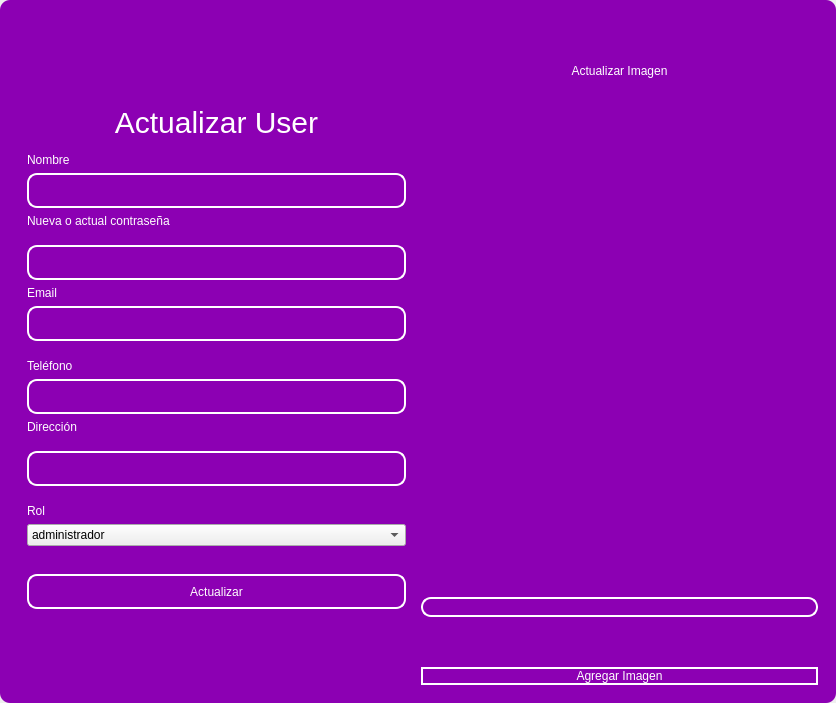
<?xml version="1.0" encoding="UTF-8"?>
<ui version="4.0">
 <class>MainWindow</class>
 <widget class="QMainWindow" name="MainWindow">
  <property name="geometry">
   <rect>
    <x>0</x>
    <y>0</y>
    <width>836</width>
    <height>703</height>
   </rect>
  </property>
  <property name="windowTitle">
   <string>MainWindow</string>
  </property>
  <property name="styleSheet">
   <string notr="true"/>
  </property>
  <widget class="QWidget" name="centralwidget">
   <property name="styleSheet">
    <string notr="true"/>
   </property>
   <layout class="QVBoxLayout" name="verticalLayout">
    <property name="spacing">
     <number>0</number>
    </property>
    <property name="leftMargin">
     <number>0</number>
    </property>
    <property name="topMargin">
     <number>0</number>
    </property>
    <property name="rightMargin">
     <number>0</number>
    </property>
    <property name="bottomMargin">
     <number>0</number>
    </property>
    <item>
     <widget class="QFrame" name="frame">
      <property name="enabled">
       <bool>true</bool>
      </property>
      <property name="styleSheet">
       <string notr="true">QFrame {
	border-radius:10px;
	background-color: rgb(140, 0, 179);
 }
</string>
      </property>
      <property name="frameShape">
       <enum>QFrame::StyledPanel</enum>
      </property>
      <property name="frameShadow">
       <enum>QFrame::Raised</enum>
      </property>
      <layout class="QVBoxLayout" name="verticalLayout_2">
       <item>
        <widget class="QFrame" name="frame_superior">
         <property name="minimumSize">
          <size>
           <width>0</width>
           <height>40</height>
          </size>
         </property>
         <property name="maximumSize">
          <size>
           <width>16777215</width>
           <height>40</height>
          </size>
         </property>
         <property name="styleSheet">
          <string notr="true">QPushButton{
border-radius:18px;
}

QPushButton:hover{
	background-color: rgb(0, 0, 0);
}
</string>
         </property>
         <property name="frameShape">
          <enum>QFrame::StyledPanel</enum>
         </property>
         <property name="frameShadow">
          <enum>QFrame::Raised</enum>
         </property>
         <layout class="QHBoxLayout" name="horizontalLayout_3">
          <property name="spacing">
           <number>4</number>
          </property>
          <property name="leftMargin">
           <number>0</number>
          </property>
          <property name="topMargin">
           <number>0</number>
          </property>
          <property name="rightMargin">
           <number>0</number>
          </property>
          <property name="bottomMargin">
           <number>0</number>
          </property>
          <item>
           <widget class="QPushButton" name="btn_icon">
            <property name="text">
             <string/>
            </property>
            <property name="iconSize">
             <size>
              <width>40</width>
              <height>40</height>
             </size>
            </property>
           </widget>
          </item>
          <item>
           <spacer name="horizontalSpacer_2">
            <property name="orientation">
             <enum>Qt::Horizontal</enum>
            </property>
            <property name="sizeHint" stdset="0">
             <size>
              <width>443</width>
              <height>20</height>
             </size>
            </property>
           </spacer>
          </item>
          <item>
           <widget class="QPushButton" name="bt_minimizar">
            <property name="minimumSize">
             <size>
              <width>38</width>
              <height>38</height>
             </size>
            </property>
            <property name="maximumSize">
             <size>
              <width>38</width>
              <height>38</height>
             </size>
            </property>
            <property name="cursor">
             <cursorShape>PointingHandCursor</cursorShape>
            </property>
            <property name="text">
             <string/>
            </property>
            <property name="icon">
             <iconset>
              <normaloff>image/minus.svg</normaloff>image/minus.svg</iconset>
            </property>
            <property name="iconSize">
             <size>
              <width>38</width>
              <height>38</height>
             </size>
            </property>
           </widget>
          </item>
          <item>
           <widget class="QPushButton" name="bt_maximizar">
            <property name="minimumSize">
             <size>
              <width>38</width>
              <height>38</height>
             </size>
            </property>
            <property name="maximumSize">
             <size>
              <width>38</width>
              <height>38</height>
             </size>
            </property>
            <property name="cursor">
             <cursorShape>PointingHandCursor</cursorShape>
            </property>
            <property name="text">
             <string/>
            </property>
            <property name="icon">
             <iconset>
              <normaloff>image/chevron-up.svg</normaloff>image/chevron-up.svg</iconset>
            </property>
            <property name="iconSize">
             <size>
              <width>38</width>
              <height>38</height>
             </size>
            </property>
           </widget>
          </item>
          <item>
           <widget class="QPushButton" name="bt_restaurar">
            <property name="minimumSize">
             <size>
              <width>38</width>
              <height>38</height>
             </size>
            </property>
            <property name="maximumSize">
             <size>
              <width>38</width>
              <height>38</height>
             </size>
            </property>
            <property name="cursor">
             <cursorShape>PointingHandCursor</cursorShape>
            </property>
            <property name="text">
             <string/>
            </property>
            <property name="icon">
             <iconset>
              <normaloff>image/chevron-down.svg</normaloff>image/chevron-down.svg</iconset>
            </property>
            <property name="iconSize">
             <size>
              <width>38</width>
              <height>38</height>
             </size>
            </property>
           </widget>
          </item>
          <item>
           <widget class="QPushButton" name="bt_cerrar">
            <property name="minimumSize">
             <size>
              <width>38</width>
              <height>38</height>
             </size>
            </property>
            <property name="maximumSize">
             <size>
              <width>38</width>
              <height>38</height>
             </size>
            </property>
            <property name="cursor">
             <cursorShape>PointingHandCursor</cursorShape>
            </property>
            <property name="text">
             <string/>
            </property>
            <property name="icon">
             <iconset>
              <normaloff>image/x.svg</normaloff>image/x.svg</iconset>
            </property>
            <property name="iconSize">
             <size>
              <width>38</width>
              <height>38</height>
             </size>
            </property>
           </widget>
          </item>
         </layout>
        </widget>
       </item>
       <item>
        <widget class="QFrame" name="frame_3">
         <property name="styleSheet">
          <string notr="true">QLabel {
	color: rgb(255, 255, 254);
	font: 12pt &quot;Arial&quot;;
	background-color: rgba(0, 0, 0,0);
}

QTextEdit{
background-color: rgba(0, 0, 0,0);
border-radius:10px; 
font: 12pt &quot;Arial&quot;;
color: rgb(255, 255, 254);
border: 2px solid  rgb(255, 255, 255);

}

QTextEdit:hover{
background-color: rgba(0, 0, 0,0);
border-radius:10px; 
font: 12pt &quot;Arial&quot;;
border: 2px solid  rgb(120, 0, 171);
}

QTextEdit:focus{
background-color: rgb(0, 0, 0);
border-radius:10px; 
font: 12pt &quot;Arial&quot;;
border: 2px solid rgb(120, 0, 171);
}

QLineEdit{
background-color: rgba(0, 0, 0,0);
border-radius:10px; 
font: 12pt &quot;Arial&quot;;
color: rgb(255, 255, 254);
border: 2px solid  rgb(255, 255, 255);

}

QLineEdit:hover{
background-color: rgba(0, 0, 0,0);
border-radius:10px; 
font: 12pt &quot;Arial&quot;;
border: 2px solid  rgb(120, 0, 171);
}

QLineEdit:focus{
background-color: rgb(0, 0, 0);
border-radius:10px; 
font: 12pt &quot;Arial&quot;;
border: 2px solid rgb(120, 0, 171);
}

QCheckBox{
	font: 12pt &quot;Arial&quot;;
	color: rgb(255, 255, 255);
}

QCheckBox::indicator {
    width: 18px;
    height:18px;
}

QCheckBox::indicator:unchecked {
   background-image: url(image/square.svg);
}

QCheckBox::indicator:checked {
   background-image: url(image/check-square.svg);
}

QPushButton{
border-radius:10px; 
font: 12pt &quot;Arial&quot;;
color: rgb(255, 255, 254);
border: 2px solid #ffffff;
}

QPushButton:hover{
border-radius:10px; 
font: 12pt &quot;Arial&quot;;
color: rgb(255, 255, 255);
border: 2px solid rgb(120, 0, 171);
	background-color: rgb(120, 0, 171);
}
</string>
         </property>
         <property name="frameShape">
          <enum>QFrame::StyledPanel</enum>
         </property>
         <property name="frameShadow">
          <enum>QFrame::Raised</enum>
         </property>
         <layout class="QHBoxLayout" name="horizontalLayout_4">
          <item>
           <layout class="QVBoxLayout" name="verticalLayout_4">
            <item>
             <spacer name="verticalSpacer">
              <property name="orientation">
               <enum>Qt::Vertical</enum>
              </property>
              <property name="sizeHint" stdset="0">
               <size>
                <width>28</width>
                <height>28</height>
               </size>
              </property>
             </spacer>
            </item>
            <item>
             <widget class="QFrame" name="frame_4">
              <property name="maximumSize">
               <size>
                <width>400</width>
                <height>600</height>
               </size>
              </property>
              <property name="styleSheet">
               <string notr="true">QLabel {
	color: rgb(255, 255, 254);
	font: 12pt &quot;Arial&quot;;
	background-color: rgba(0, 0, 0,0);
}


QLineEdit{
background-color: rgba(0, 0, 0,0);
border-radius:10px; 
font: 12pt &quot;Arial&quot;;
color: rgb(255, 255, 254);
border: 2px solid  rgb(255, 255, 255);

}

QLineEdit:hover{
background-color: rgba(0, 0, 0,0);
border-radius:10px; 
font: 12pt &quot;Arial&quot;;
border: 2px solid  rgb(120, 0, 171);
}

QLineEdit:focus{
background-color: rgb(0, 0, 0);
border-radius:10px; 
font: 12pt &quot;Arial&quot;;
border: 2px solid rgb(120, 0, 171);
}

QCheckBox{
	font: 12pt &quot;Arial&quot;;
	color: rgb(255, 255, 255);
}

QCheckBox::indicator {
    width: 18px;
    height:18px;
}

QCheckBox::indicator:unchecked {
   background-image: url(image/square.svg);
}

QCheckBox::indicator:checked {
   background-image: url(image/check-square.svg);
}

QPushButton{
border-radius:10px; 
font: 12pt &quot;Arial&quot;;
color: rgb(255, 255, 254);
border: 2px solid #ffffff;
}

QPushButton:hover{
border-radius:10px; 
font: 12pt &quot;Arial&quot;;
color: rgb(255, 255, 255);
border: 2px solid rgb(120, 0, 171);
	background-color: rgb(120, 0, 171);
}
</string>
              </property>
              <property name="frameShape">
               <enum>QFrame::StyledPanel</enum>
              </property>
              <property name="frameShadow">
               <enum>QFrame::Raised</enum>
              </property>
              <layout class="QVBoxLayout" name="verticalLayout_3">
               <item>
                <spacer name="verticalSpacer_3">
                 <property name="orientation">
                  <enum>Qt::Vertical</enum>
                 </property>
                 <property name="sizeHint" stdset="0">
                  <size>
                   <width>20</width>
                   <height>40</height>
                  </size>
                 </property>
                </spacer>
               </item>
               <item>
                <widget class="QLabel" name="label_3">
                 <property name="minimumSize">
                  <size>
                   <width>100</width>
                   <height>50</height>
                  </size>
                 </property>
                 <property name="styleSheet">
                  <string notr="true">font-size: 30px</string>
                 </property>
                 <property name="text">
                  <string>Actualizar User</string>
                 </property>
                 <property name="alignment">
                  <set>Qt::AlignCenter</set>
                 </property>
                </widget>
               </item>
               <item>
                <widget class="QLabel" name="label_4">
                 <property name="text">
                  <string>Nombre</string>
                 </property>
                </widget>
               </item>
               <item>
                <widget class="QLineEdit" name="nametxt">
                 <property name="minimumSize">
                  <size>
                   <width>0</width>
                   <height>35</height>
                  </size>
                 </property>
                 <property name="text">
                  <string/>
                 </property>
                </widget>
               </item>
               <item>
                <widget class="QLabel" name="label_6">
                 <property name="text">
                  <string>Nueva o actual contraseña</string>
                 </property>
                </widget>
               </item>
               <item>
                <spacer name="verticalSpacer_4">
                 <property name="orientation">
                  <enum>Qt::Vertical</enum>
                 </property>
                 <property name="sizeHint" stdset="0">
                  <size>
                   <width>20</width>
                   <height>40</height>
                  </size>
                 </property>
                </spacer>
               </item>
               <item>
                <widget class="QLineEdit" name="passwordtxt">
                 <property name="minimumSize">
                  <size>
                   <width>0</width>
                   <height>35</height>
                  </size>
                 </property>
                </widget>
               </item>
               <item>
                <widget class="QLabel" name="label_5">
                 <property name="text">
                  <string>Email</string>
                 </property>
                </widget>
               </item>
               <item>
                <widget class="QLineEdit" name="emailtxt">
                 <property name="minimumSize">
                  <size>
                   <width>0</width>
                   <height>35</height>
                  </size>
                 </property>
                 <property name="maximumSize">
                  <size>
                   <width>16777215</width>
                   <height>16777215</height>
                  </size>
                 </property>
                 <property name="echoMode">
                  <enum>QLineEdit::Normal</enum>
                 </property>
                </widget>
               </item>
               <item>
                <spacer name="verticalSpacer_5">
                 <property name="orientation">
                  <enum>Qt::Vertical</enum>
                 </property>
                 <property name="sizeHint" stdset="0">
                  <size>
                   <width>20</width>
                   <height>40</height>
                  </size>
                 </property>
                </spacer>
               </item>
               <item>
                <widget class="QLabel" name="label">
                 <property name="text">
                  <string>Teléfono</string>
                 </property>
                </widget>
               </item>
               <item>
                <widget class="QLineEdit" name="fonotxt">
                 <property name="minimumSize">
                  <size>
                   <width>0</width>
                   <height>35</height>
                  </size>
                 </property>
                </widget>
               </item>
               <item>
                <widget class="QLabel" name="label_2">
                 <property name="text">
                  <string>Dirección</string>
                 </property>
                </widget>
               </item>
               <item>
                <spacer name="verticalSpacer_6">
                 <property name="orientation">
                  <enum>Qt::Vertical</enum>
                 </property>
                 <property name="sizeHint" stdset="0">
                  <size>
                   <width>20</width>
                   <height>40</height>
                  </size>
                 </property>
                </spacer>
               </item>
               <item>
                <widget class="QLineEdit" name="addresstxt">
                 <property name="minimumSize">
                  <size>
                   <width>0</width>
                   <height>35</height>
                  </size>
                 </property>
                </widget>
               </item>
               <item>
                <spacer name="verticalSpacer_10">
                 <property name="orientation">
                  <enum>Qt::Vertical</enum>
                 </property>
                 <property name="sizeHint" stdset="0">
                  <size>
                   <width>20</width>
                   <height>40</height>
                  </size>
                 </property>
                </spacer>
               </item>
               <item>
                <widget class="QLabel" name="label_7">
                 <property name="text">
                  <string>Rol</string>
                 </property>
                </widget>
               </item>
               <item>
                <widget class="QComboBox" name="rolcombobox">
                 <item>
                  <property name="text">
                   <string>administrador</string>
                  </property>
                 </item>
                 <item>
                  <property name="text">
                   <string>standar</string>
                  </property>
                 </item>
                </widget>
               </item>
               <item>
                <spacer name="verticalSpacer_9">
                 <property name="orientation">
                  <enum>Qt::Vertical</enum>
                 </property>
                 <property name="sizeHint" stdset="0">
                  <size>
                   <width>20</width>
                   <height>50</height>
                  </size>
                 </property>
                </spacer>
               </item>
               <item>
                <widget class="QPushButton" name="btn_update">
                 <property name="minimumSize">
                  <size>
                   <width>0</width>
                   <height>35</height>
                  </size>
                 </property>
                 <property name="cursor">
                  <cursorShape>PointingHandCursor</cursorShape>
                 </property>
                 <property name="text">
                  <string>Actualizar</string>
                 </property>
                </widget>
               </item>
               <item>
                <spacer name="verticalSpacer_7">
                 <property name="orientation">
                  <enum>Qt::Vertical</enum>
                 </property>
                 <property name="sizeHint" stdset="0">
                  <size>
                   <width>20</width>
                   <height>40</height>
                  </size>
                 </property>
                </spacer>
               </item>
               <item>
                <layout class="QHBoxLayout" name="horizontalLayout_2"/>
               </item>
               <item>
                <spacer name="verticalSpacer_8">
                 <property name="orientation">
                  <enum>Qt::Vertical</enum>
                 </property>
                 <property name="sizeHint" stdset="0">
                  <size>
                   <width>20</width>
                   <height>40</height>
                  </size>
                 </property>
                </spacer>
               </item>
               <item>
                <layout class="QHBoxLayout" name="horizontalLayout">
                 <item>
                  <spacer name="horizontalSpacer">
                   <property name="orientation">
                    <enum>Qt::Horizontal</enum>
                   </property>
                   <property name="sizeHint" stdset="0">
                    <size>
                     <width>40</width>
                     <height>20</height>
                    </size>
                   </property>
                  </spacer>
                 </item>
                </layout>
               </item>
              </layout>
             </widget>
            </item>
            <item>
             <spacer name="verticalSpacer_2">
              <property name="orientation">
               <enum>Qt::Vertical</enum>
              </property>
              <property name="sizeHint" stdset="0">
               <size>
                <width>20</width>
                <height>40</height>
               </size>
              </property>
             </spacer>
            </item>
           </layout>
          </item>
          <item>
           <layout class="QVBoxLayout" name="verticalLayout_5">
            <property name="spacing">
             <number>50</number>
            </property>
            <property name="rightMargin">
             <number>0</number>
            </property>
            <property name="bottomMargin">
             <number>0</number>
            </property>
            <item>
             <widget class="QLabel" name="label_8">
              <property name="styleSheet">
               <string notr="true">color: rgb(255, 255, 255);
font: 30pt &quot;MS Shell Dlg 2&quot;;</string>
              </property>
              <property name="text">
               <string>Actualizar Imagen</string>
              </property>
              <property name="alignment">
               <set>Qt::AlignCenter</set>
              </property>
             </widget>
            </item>
            <item>
             <layout class="QHBoxLayout" name="horizontalLayout_6">
              <property name="spacing">
               <number>6</number>
              </property>
              <item>
               <spacer name="verticalSpacer_11">
                <property name="orientation">
                 <enum>Qt::Vertical</enum>
                </property>
                <property name="sizeHint" stdset="0">
                 <size>
                  <width>20</width>
                  <height>40</height>
                 </size>
                </property>
               </spacer>
              </item>
              <item>
               <widget class="QLabel" name="image_label">
                <property name="text">
                 <string/>
                </property>
               </widget>
              </item>
              <item>
               <spacer name="verticalSpacer_12">
                <property name="orientation">
                 <enum>Qt::Vertical</enum>
                </property>
                <property name="sizeHint" stdset="0">
                 <size>
                  <width>20</width>
                  <height>40</height>
                 </size>
                </property>
               </spacer>
              </item>
             </layout>
            </item>
            <item>
             <widget class="QLineEdit" name="imagetxt">
              <property name="enabled">
               <bool>false</bool>
              </property>
             </widget>
            </item>
            <item>
             <widget class="QPushButton" name="btn_add_image">
              <property name="cursor">
               <cursorShape>PointingHandCursor</cursorShape>
              </property>
              <property name="text">
               <string>Agregar Imagen</string>
              </property>
             </widget>
            </item>
           </layout>
          </item>
         </layout>
        </widget>
       </item>
      </layout>
     </widget>
    </item>
   </layout>
  </widget>
 </widget>
 <resources/>
 <connections/>
</ui>
